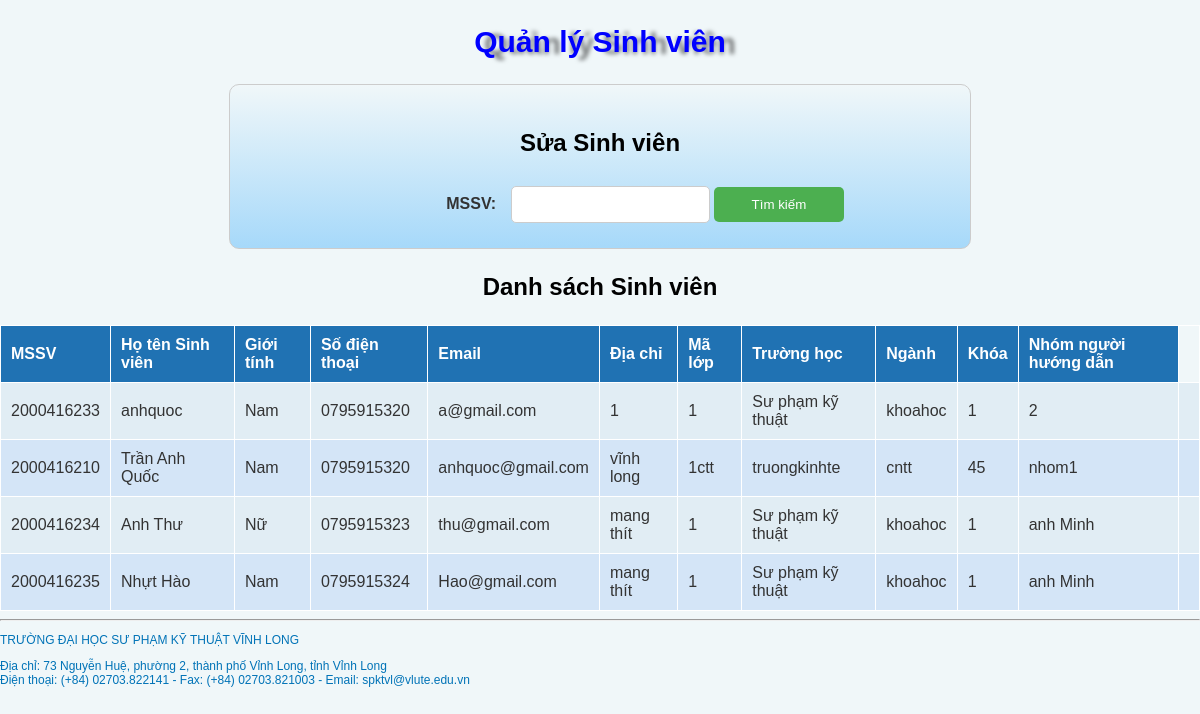
Before: /suasv.php with the older database file.
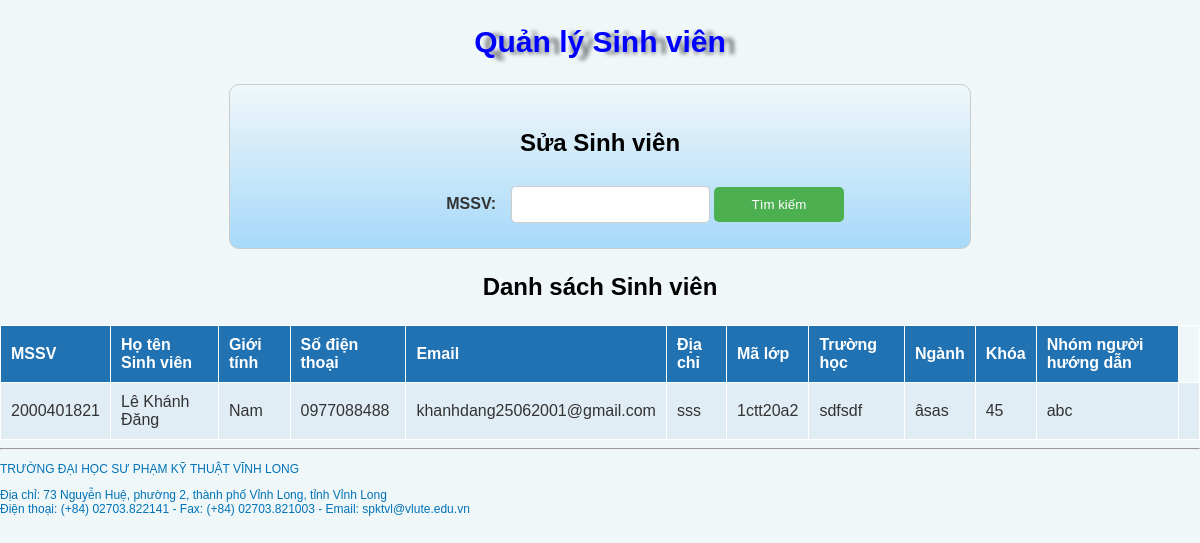
After: the same page with the newer database file.
### tables this page shows
CREATE TABLE `sinhvien` (
  `mssv` varchar(100) NOT NULL,
  `hotensinhvien` varchar(100) NOT NULL,
  `gioitinh` varchar(100) NOT NULL,
  `sdt` varchar(11) NOT NULL,
  `gmail` varchar(100) NOT NULL,
  `diachi` varchar(100) NOT NULL,
  `malop` varchar(100) NOT NULL,
  `truonghoc` varchar(100) NOT NULL,
  `nganh` varchar(100) NOT NULL,
  `khoa` varchar(100) NOT NULL,
  `nhomnguoihuongdan` varchar(100) NOT NULL,
  `id` int(100) NOT NULL
);

### suasv.php (the view, shortened to what this page needs)
<?php
include('config/connect.php');
?>
<!DOCTYPE html>
<html lang="en">
<head>
</head>
<body>
    <h2>Quản lý Sinh viên</h2>
    <div class="form">
    <form method="POST">
        <h3>Sửa Sinh viên</h3>
        <label>MSSV:</label>
        <input type="text" name="mssv_to_edit" required>
        <button type="submit" name="edit">Tìm kiếm</button>
    </form>
    </div>
    <h3>Danh sách Sinh viên</h3>
    <table border="1">
        <tr>
            <th>MSSV</th>
            <th>Họ tên Sinh viên</th>
            <th>Giới tính</th>
            <th>Số điện thoại</th>
            <th>Email</th>
            <th>Địa chỉ</th>
            <th>Mã lớp</th>
            <th>Trường học</th>
            <th>Ngành</th>
            <th>Khóa</th>
            <th>Nhóm người hướng dẫn</th>
        </tr>
        <?php
        $result = $mysqli->query("SELECT * FROM sinhvien");
        while ($row = $result->fetch_assoc()) {
            echo "<tr>";
            echo "<td>{$row['mssv']}</td>";
            echo "<td>{$row['hotensinhvien']}</td>";
            echo "<td>{$row['gioitinh']}</td>";
            echo "<td>{$row['sdt']}</td>";
            echo "<td>{$row['gmail']}</td>";
            echo "<td>{$row['diachi']}</td>";
            echo "<td>{$row['malop']}</td>";
            echo "<td>{$row['truonghoc']}</td>";
            echo "<td>{$row['nganh']}</td>";
            echo "<td>{$row['khoa']}</td>";
            echo "<td>{$row['nhomnguoihuongdan']}</td>";
            echo "<td>
                    <form method='POST'>
                        <input type='hidden' name='delete_id' value='{$row['id']}'>
                    </form>
                  </td>";
            echo "</tr>";
        }
        ?>
    </table>
    <div class="w3-footer"><hr>
        <span class="text-sm text-blue" style="font-size:12px ; color: #0073B7">
            <p>TRƯỜNG ĐẠI HỌC SƯ PHẠM KỸ THUẬT VĨNH LONG</p>
            <p>Địa chỉ: 73 Nguyễn Huệ, phường 2, thành phố Vỉnh Long, tỉnh Vỉnh Long<br>
            Điện thoại: (+84) 02703.822141 - Fax: (+84) 02703.821003 - Email: spktvl@vlute.edu.vn</p>
        </span>
    </div>
</body>
</html>

### suasv.php (style rules this page uses)
body { background-color: #f0f7f9; color: #333; font-family: Arial, sans-serif; margin: 0; padding: 0; }
h3 { text-align: center; }
table { width: 100%; border-collapse: collapse; margin-top: 20px; }
table, th, td { border: 1px solid #ffffff; }
th, td { padding: 10px; text-align: left; }
th { background-color: #2072b3; color: white; }
tr:nth-child(even) { background-color: #e1edf4; }
tr:nth-child(odd) { background-color: #d4e5f7; }
form { margin-top: 20px; }
h2 { color: #2072b3; }
input[type="text"], input[type="password"], input[type="email"], select { width: 10%; padding: 8px; margin: 5px 0; box-sizing: border-box; }
.form { background: linear-gradient(rgba(135, 206, 250, 0), rgba(135, 204, 250, 0.7)); width: 700px; margin: 0 auto; text-align: center; padding: 20px; border: 1px solid #ccc; border-radius: 10px; }
.form input { width: auto; padding: 10px; box-sizing: border-box; border: 1px solid #ccc; border-radius: 5px; text-align: center; }
.form label { display: inline-block; width: 150px; text-align: right; margin-right: 10px; font-weight: bold; }
h2 { text-align: center; color: blue; font-size: 30px; text-shadow: 10px 2px 4px rgba(0, 0, 0, 0.5); }
h3 { color: black; font-size: x-large; }
button { display: inline-block; margin-right: 10px; padding: 10px; background-color: #4CAF50; color: white; border: none; border-radius: 5px; cursor: pointer; width: 130px; }

Changed rows visible on the page:
removed sinhvien: mssv "2000416233", hotensinhvien "anhquoc", gioitinh "Nam", sdt "0795915320", gmail "a@gmail.com", diachi "1", malop "1", truonghoc "Sư phạm kỹ thuật", nganh "khoahoc", khoa "1", nhomnguoihuongdan "2"
removed sinhvien: mssv "2000416210", hotensinhvien "Trần Anh Quốc", gioitinh "Nam", sdt "0795915320", gmail "anhquoc@gmail.com", diachi "vĩnh long", malop "1ctt", truonghoc "truongkinhte", nganh "cntt", khoa "45", nhomnguoihuongdan "nhom1"
removed sinhvien: mssv "2000416234", hotensinhvien "Anh Thư", gioitinh "Nữ", sdt "0795915323", gmail "thu@gmail.com", diachi "mang thít", malop "1", truonghoc "Sư phạm kỹ thuật", nganh "khoahoc", khoa "1", nhomnguoihuongdan "anh Minh"
removed sinhvien: mssv "2000416235", hotensinhvien "Nhựt Hào", gioitinh "Nam", sdt "0795915324", gmail "Hao@gmail.com", diachi "mang thít", malop "1", truonghoc "Sư phạm kỹ thuật", nganh "khoahoc", khoa "1", nhomnguoihuongdan "anh Minh"
added sinhvien: mssv "2000401821", hotensinhvien "Lê Khánh Đăng", gioitinh "Nam", sdt "0977088488", gmail "khanhdang25062001@gmail.com", diachi "sss", malop "1ctt20a2", truonghoc "sdfsdf", nganh "âsas", khoa "45", nhomnguoihuongdan "abc"
